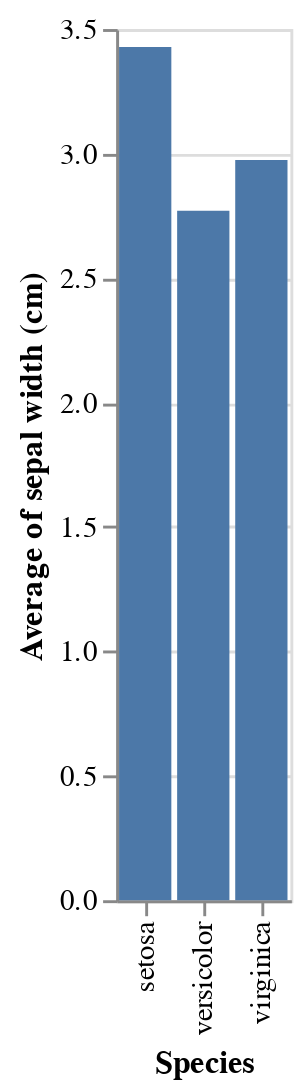

Here is the notebook cell this chart was saved with:
### Code cell
chart.mark_bar().encode(
    x='Species',
    y='average(sepal width (cm))'
)

### Figure 1 — Vega-Lite specification as saved in the notebook (floating-point values rounded to 4 significant figures; data arrays with more than 128 entries replaced by an {"elided": "..."} marker saying what was removed)
{"config": {"view": {"continuousWidth": 300, "continuousHeight": 300}}, "data": {"name": "data-162de5d8e07975ad058db8336257627e"}, "mark": {"type": "bar"}, "encoding": {"x": {"field": "Species", "type": "nominal"}, "y": {"aggregate": "average", "field": "sepal width (cm)", "type": "quantitative"}}, "$schema": "https://vega.github.io/schema/vega-lite/v5.20.1.json", "datasets": {"data-162de5d8e07975ad058db8336257627e": {"elided": "150 records"}}}
